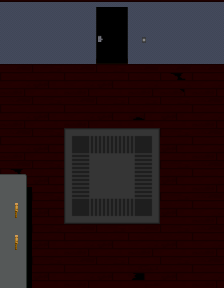

A level layout from a 2D game, rendered from its tile map. Below: a short description, then the map file with its tile-grid data intact:
An orthogonal 7x9 tile map with 32x32 px tiles, 5 tile layers (layer0, layer1, layer2, layer3, ...).

<map version="1.9" tiledversion="1.9.2" orientation="orthogonal" renderorder="right-down" width="7" height="9" tilewidth="32" tileheight="32" infinite="0" nextlayerid="6" nextobjectid="1">
 <tileset firstgid="1" source="res/add_more.tsx" />
 <layer id="5" name="layer0" width="7" height="9" locked="1">
  <data encoding="csv">
0,0,0,0,0,0,0,
0,0,0,0,0,0,0,
312,312,312,312,312,312,312,
312,312,312,312,312,312,312,
312,312,312,312,312,312,312,
0,312,312,312,312,312,312,
0,312,312,312,312,312,312,
0,312,312,312,312,312,312,
0,312,312,312,312,312,312
</data>
 </layer>
 <layer id="1" name="layer1" width="7" height="9" locked="1">
  <data encoding="csv">
153,153,153,153,153,153,153,
153,153,153,153,153,153,153,
119,120,119,120,119,137,119,
119,120,119,120,106,120,119,
119,120,80,175,176,120,119,
137,120,96,191,192,120,119,
119,120,112,128,208,120,119,
119,120,119,120,119,120,119,
119,120,119,120,122,120,119
</data>
 </layer>
 <layer id="2" name="layer2" width="7" height="9" locked="1">
  <data encoding="csv">
135,135,135,135,135,135,135,
0,0,0,0,0,0,0,
0,0,0,0,0,0,0,
0,0,0,0,0,0,0,
0,0,0,0,0,0,0,
0,0,0,0,0,0,0,
0,0,0,0,0,0,0,
0,0,0,0,0,0,0,
0,0,0,0,0,0,0
</data>
 </layer>
 <layer id="3" name="layer3" width="7" height="9" locked="1">
  <data encoding="csv">
0,0,0,9,0,0,0,
0,0,0,25,160,0,0,
0,0,0,0,0,0,0,
0,0,0,0,0,0,0,
0,0,0,0,0,0,0,
222,0,0,0,0,0,0,
238,0,0,0,0,0,0,
238,0,0,0,0,0,0,
238,0,0,0,0,0,0
</data>
 </layer>
 <layer id="4" name="layer4" width="7" height="9" locked="1">
  <data encoding="csv">
0,0,0,0,0,0,0,
0,0,0,0,0,0,0,
0,0,0,0,0,0,0,
0,0,0,0,0,0,0,
0,0,0,0,0,0,0,
0,0,0,0,0,0,0,
224,0,0,0,0,0,0,
224,0,0,0,0,0,0,
0,0,0,0,0,0,0
</data>
 </layer>
</map>
